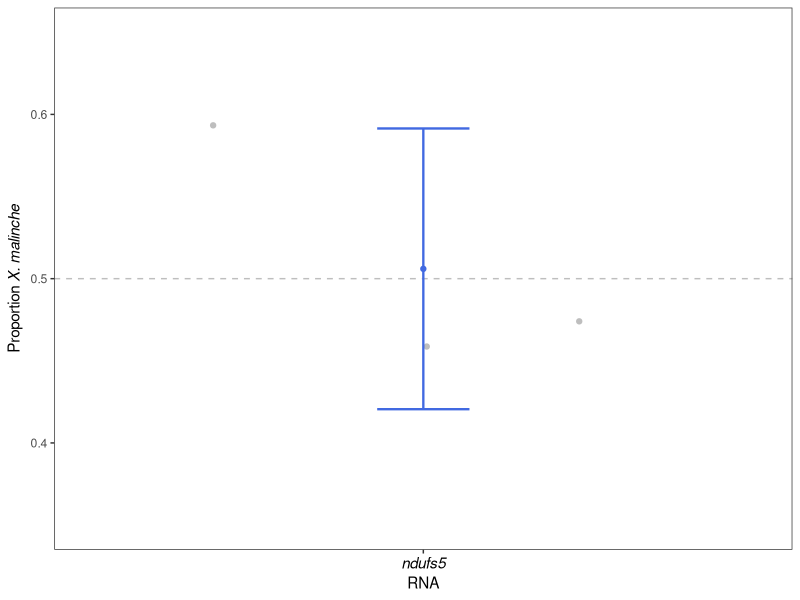
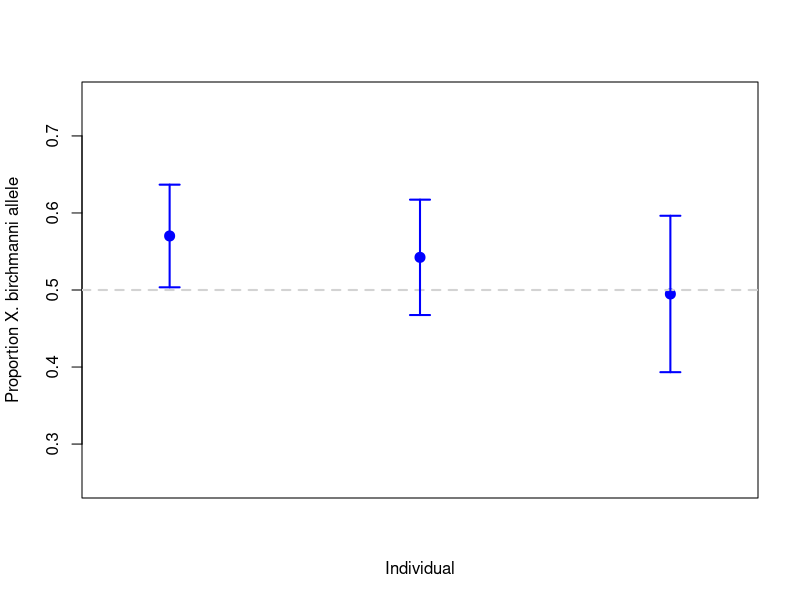

These charts were generated, in order, by the following R code:
library(tidyverse)

malcol=rgb(0/255,0/255,139/255)
hetcol=rgb(65/255,105/255,225/255)
bircol=rgb(255/255,0/255,0/255)

#ndufs5 ASE
a1<-c(50,51,26)
a2<-c(56,61,18)
ase <- a1/(a1+a2)
data_rna <- data.frame(intervals = NA, peptide = "WLLPQSGEQPYK", percent_malinche = ase, indiv = sapply(1:length(ase), function(x) paste("ind",x, sep = "")), isotope = "RNA")
datasumm <- group_by(data_rna, isotope) %>%
  summarize(mean = mean(percent_malinche),
            stdev = sd(percent_malinche),
            se = stdev/sqrt(n()))

ase_plot <- ggplot(filter(datasumm, isotope %in% c("RNA")), aes(x = isotope, y = mean, fill = isotope, color = isotope)) +
  theme_bw() +
  theme(legend.position = "none",
        axis.text.x.bottom = element_text(color = "black", size = 11)) +
  theme(panel.grid = element_blank()) +
  geom_point(stat = "identity") +
  geom_jitter(data = filter(data_rna, isotope %in% c("RNA")), aes(y = percent_malinche), width = 0.4, color = "grey") +
  lims(y = c(0.35, 0.65)) +
  labs(x = "RNA", y = expression(paste("Proportion ",italic("X. malinche")))) +
  scale_color_manual(values = c(hetcol, rgb(50/255,50/255,50/255), rgb(150/255,150/255,10/255))) +
  scale_x_discrete(labels = expression(italic("ndufs5"))) +
  geom_hline(aes(yintercept = 0.5), lty = 2, color = "grey") + 
  geom_errorbar(aes(ymin = mean - 2 * se, ymax = mean + 2*se), width=0.15,size=0.8)
ase_plot


#ndufa13
a1<-c(126,96,48)
a2<-c(95,81,49)
a2/(a1+a2)
error.bar <- function(x, y, upper, lower=upper, length=0.1,...){
  if(length(x) != length(y) | length(y) !=length(lower) | length(lower) != length(upper))
    stop("vectors must be same length")
  arrows(x,y+upper, x, y-lower, angle=90, code=3, length=length, ...)
}

plot(1:3,a1/(a1+a2),xlab="Individual",ylab="Proportion X. birchmanni allele",col="blue",ylim=c(0.25,0.75),pch=20,cex=2,xaxt="n",xlim=c(0.75,3.25))
ratio<-a1/(a1+a2)
se<-sqrt(ratio*(1-ratio)/(a1+a2))
abline(h=0.5,lty=2,col="lightgray",lwd=2)
error.bar(1:3,a1/(a1+a2),2*se,lwd=2,col="blue")
